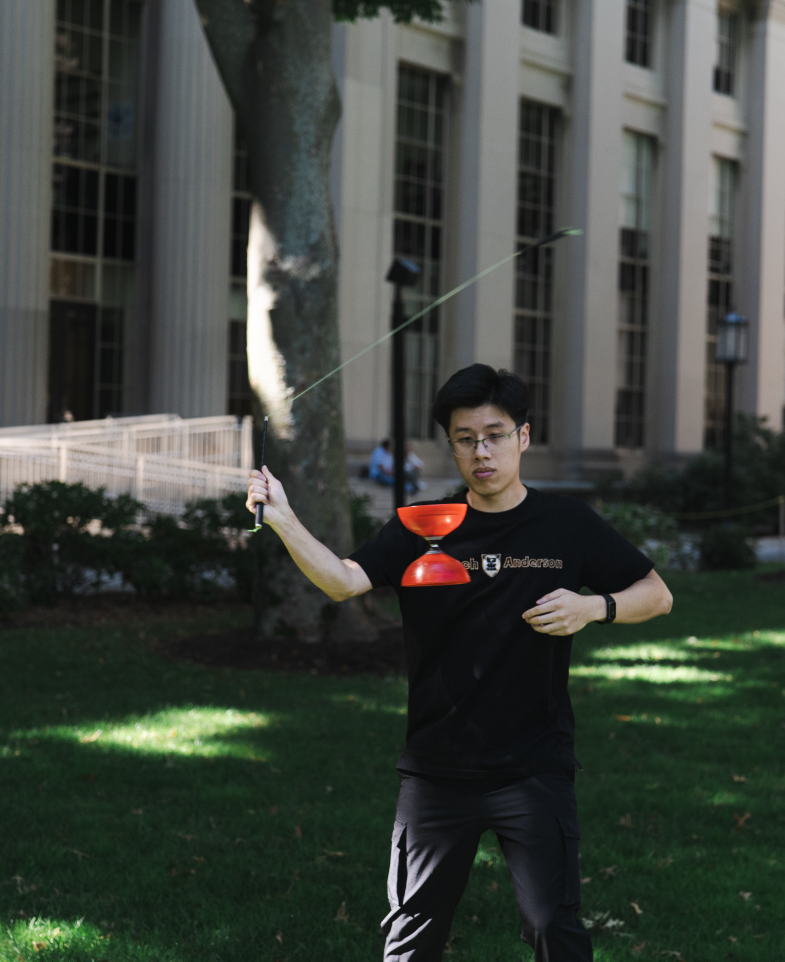
#> input picture originals/anderson.jpg, 3140 x 3846 px (shown at 1/4 size)
$ python -i build-images.py   (imports and definitions only)
#> lines starting #> are read from the running program, lines starting #| are printed output that depends on the picture
#> further down, picture is the input picture: PIL image 3140x3846 RGB; mean R, G, B 62.2, 67.5, 61.1
#!/usr/bin/env python3
"""
Regenerate the web-sized images in assets/img/ from the originals/ folder.

The originals are several MB each and must never be served directly. This script
makes the small WebP/JPEG derivatives the site actually loads.

Usage:   python3 tools/build-images.py
Needs:   pip3 install --user Pillow

Each entry below names a file in originals/ (without the .jpg) plus a crop:
centre-x, centre-y, and how much of the height to keep. Nudge those, re-run,
and look at the page.
"""
from PIL import Image, ImageOps
from pathlib import Path
import glob, sys

ROOT = Path(__file__).resolve().parent.parent
SRC  = ROOT / "originals"
OUT  = ROOT / "assets" / "img"

# ---- what goes where ------------------------------------------------------
# (photo number, centre-x, centre-y, fraction of height kept) — tune the crop
# by nudging the centre and the zoom, then re-run and look at the page.
HERO = ("group", 0.50, 0.46, 0.80)            # group shot, cropped to 4:5

TEAM = {                                       # one portrait each, cropped 3:4
    "anderson": ("anderson", 0.52, 0.56, 0.88),
    "hayato":   ("hayato",   0.50, 0.50, 0.92),
    "michael":  ("michael",  0.52, 0.52, 0.86),
    "tia":      ("tia",      0.50, 0.50, 0.92),
    # landscape stage shot: crop around her and the diabolo, keep the spotlight
    "emily":    ("emily",    0.46, 0.62, 0.80),
    # stand-in art until a real photo exists; source is already 3:4 so no crop
    "andy":     ("placeholder", 0.50, 0.50, 1.00),
}

# ---------------------------------------------------------------------------


# [28 lines left out: functions load, crop, save, not called in this run]


def knockout(im, lo=52, hi=104, color=(74, 74, 70), strength=0.85):
    """Drop a flat dark background to transparency, keeping the line art.

    The placeholder art is a light-grey drawing on a dark grey field. Mapping
    luminance to alpha removes the field entirely, so the tile's own background
    shows through and it matches the photo tiles beside it. `color` and
    `strength` keep the line work quiet rather than contrasty.
    """
#> called with lo = 52, hi = 104, color = (74, 74, 70), strength = 0.85
    grey = im.convert("L")
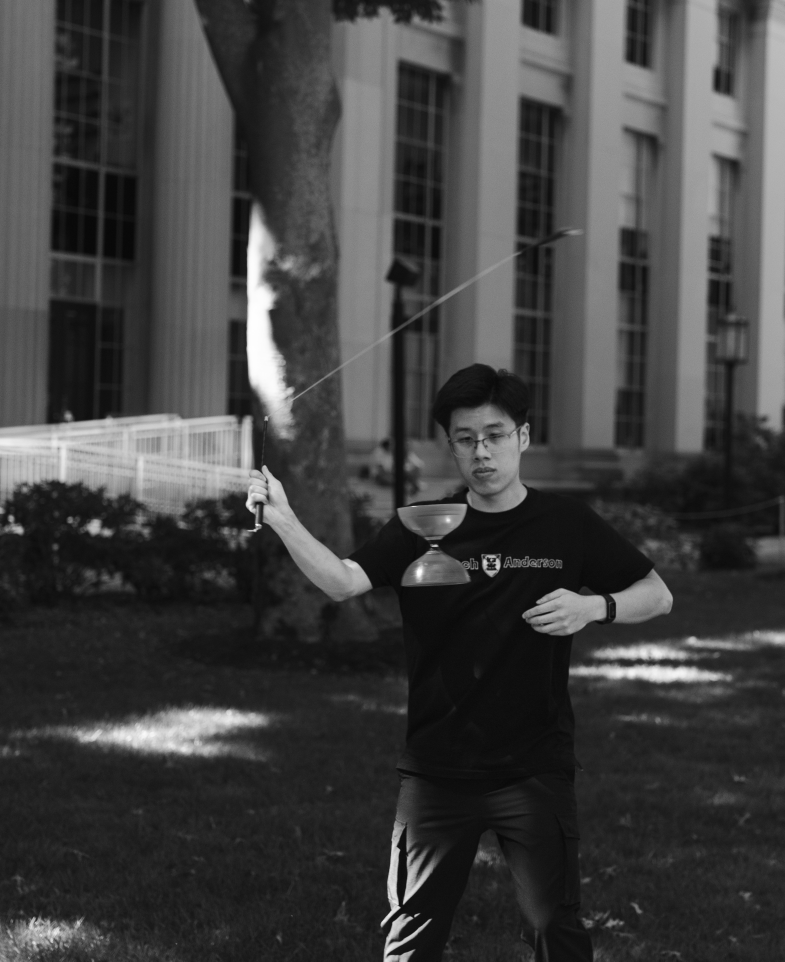
#> grey: PIL image 3140x3846 L (shown at 1/4 size); min 5, max 255, mean 65.2
    alpha = grey.point(lambda v: 0 if v <= lo else
                       int(255 * strength) if v >= hi
                       else int((v - lo) / (hi - lo) * 255 * strength))
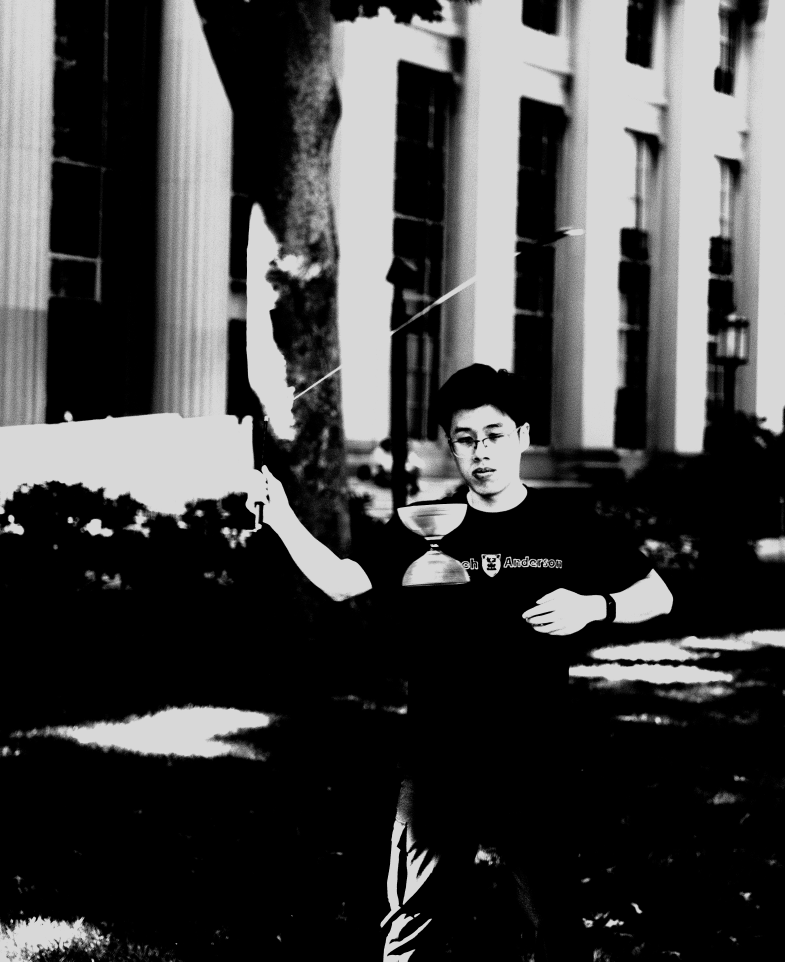
#> alpha: PIL image 3140x3846 L (shown at 1/4 size); min 0, max 216, mean 69.3
    solid = Image.new("RGB", im.size, color)
    r, g, b = solid.split()
#> r: PIL image 3140x3846 L; every value is 74
#> b: PIL image 3140x3846 L; every value is 70
    return Image.merge("RGBA", (r, g, b, alpha))
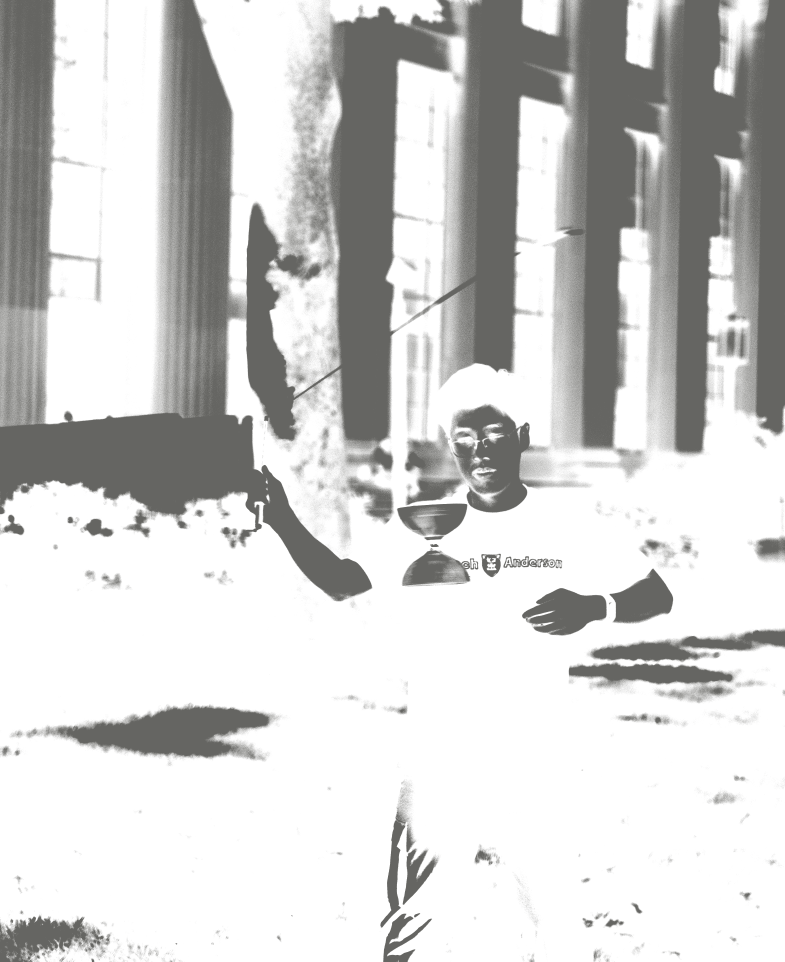
#> returned value: PIL image 3140x3846 RGBA (shown at 1/4 size); mean R, G, B, A 74, 74, 70, 69.3; transparent parts drawn white


# [62 lines left out: functions favicons, main, not called in this run]


# [2 lines not run here, left out]

>>> from PIL import Image
>>> picture = Image.open('../originals/anderson.jpg')
>>> result = knockout(picture)

$ run again, on originals/tia.jpg
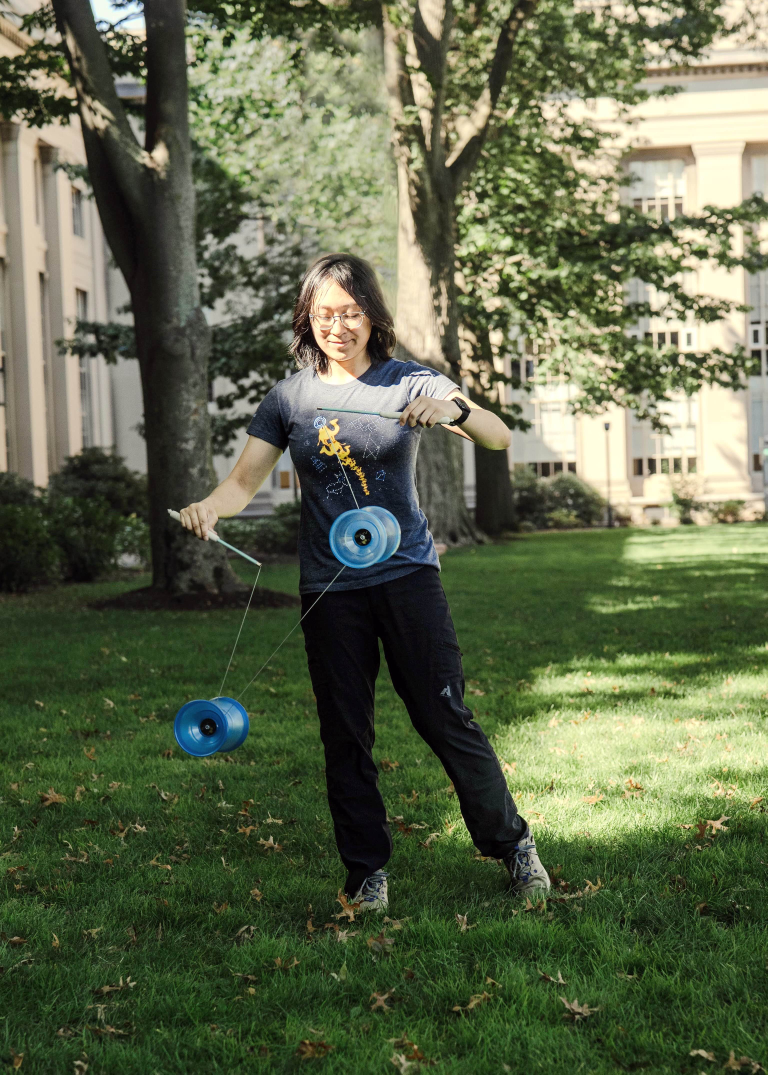
#> input picture originals/tia.jpg, 3070 x 4298 px (shown at 1/4 size)
#> picture is the input picture: PIL image 3070x4298 RGB; mean R, G, B 95.2, 103.9, 75.9
#> in knockout, `alpha = grey.point(lambda v: 0 if v <= lo else int(255 * strength) if ..`:
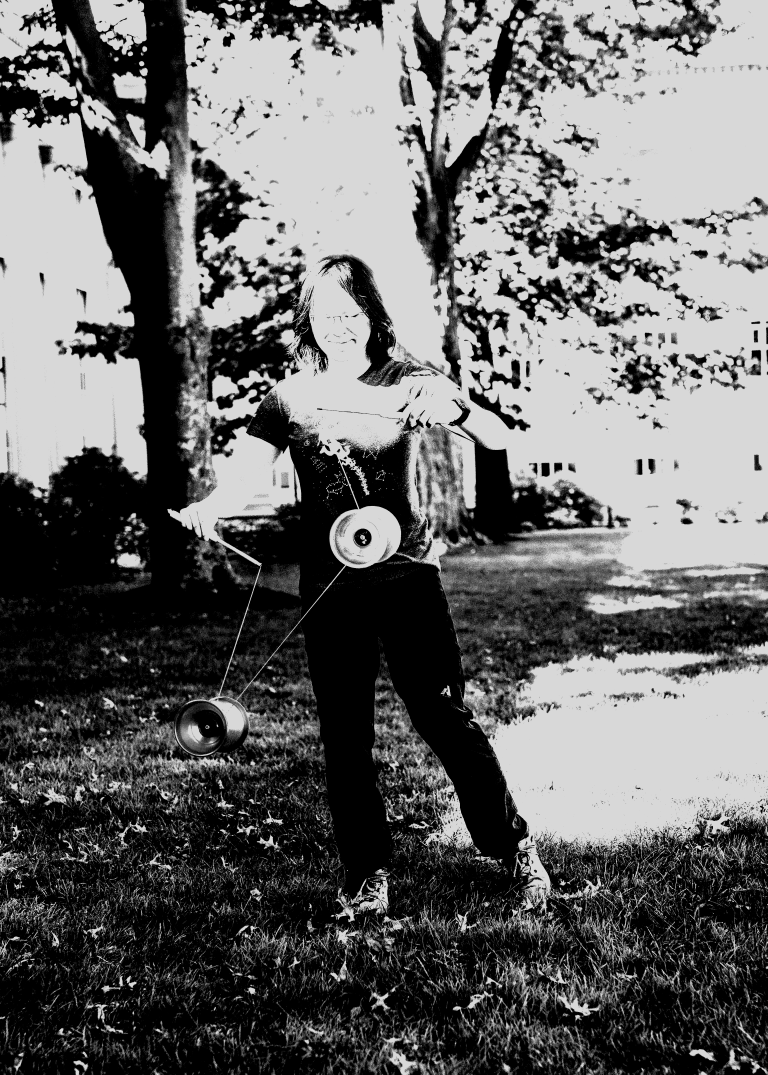
#> alpha: PIL image 3070x4298 L (shown at 1/4 size); min 0, max 216, mean 104.4
#> r: PIL image 3070x4298 L; every value is 74
#> b: PIL image 3070x4298 L; every value is 70
#> in knockout, `return Image.merge("RGBA", (r, g, b, alpha))`:
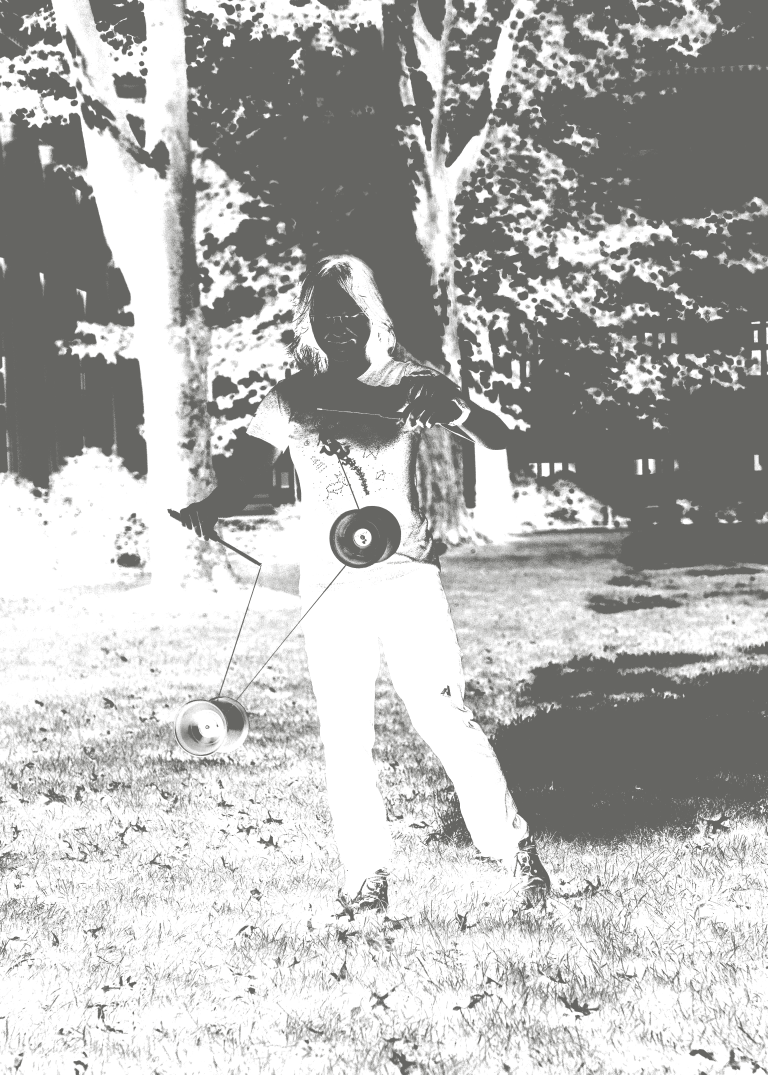
#> returned value: PIL image 3070x4298 RGBA (shown at 1/4 size); mean R, G, B, A 74, 74, 70, 104.4; transparent parts drawn white
